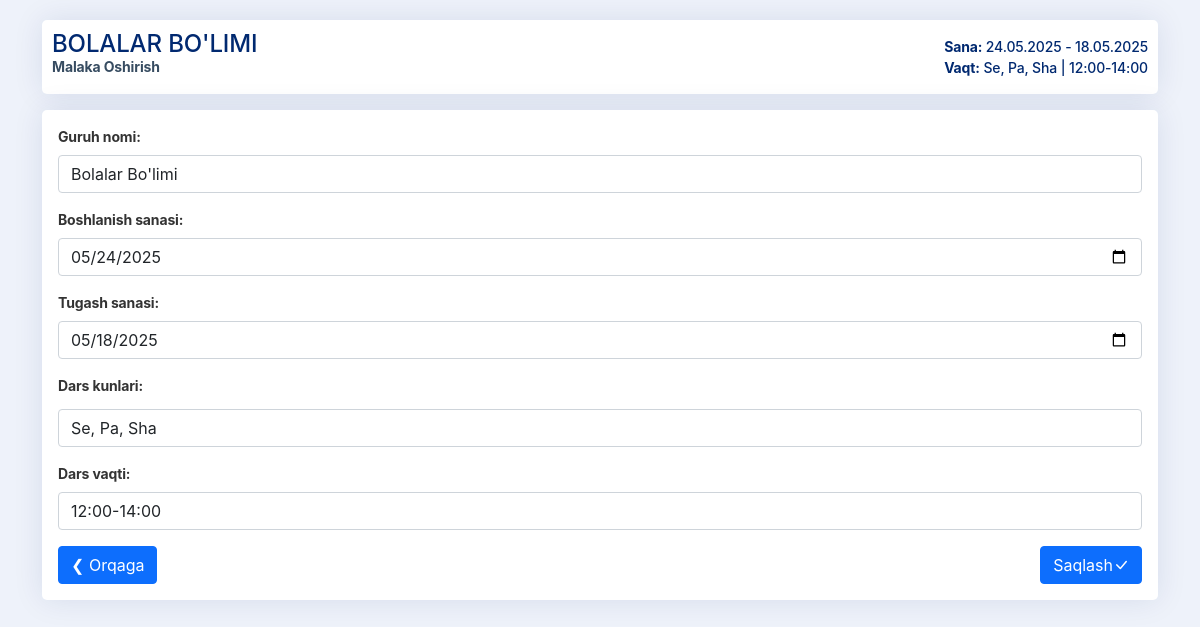
The app's page /guruh/27/tahrirlash/ with its own data.
### center/models.py (models this page shows, shortened)
class Group(models.Model):
    DAYS_CHOICES = [
        ('Du, Cho, Ju', 'Du, Cho, Ju'),
        ('Se, Pa, Sha', 'Se, Pa, Sha'),
    ]
    name = models.CharField(max_length=100)
    start_date = models.DateField()
    end_date = models.DateField(null=True, blank=True)
    days = models.CharField(max_length=50, choices=DAYS_CHOICES, blank=True, null=True)  # Dars kunlari
    time = models.CharField(max_length=20, blank=True, null=True)  # Dars vaqti
    is_archived = models.BooleanField(default=False)  # Arxivlangan guruh

### center/views.py (the view)
# urls.py: path('guruh/<int:group_id>/tahrirlash/', views.edit_group, name='edit_group'), # Tahrirlash
def edit_group(request, group_id):# Guruhni tahrirlash
    group = get_object_or_404(Group, id=group_id)
    if request.method == 'POST':
        form = GroupForm(request.POST, instance=group)
        if form.is_valid():
            form.save()
            messages.success(request, f"{group.name} guruhi muvaffaqiyatli tahrirlandi!")
            return redirect('group_detail', group_id=group.id)
    else:
        form = GroupForm(instance=group)
    return render(request, 'center/edit_group.html', {'form': form, 'group': group})

### center/forms.py
class GroupForm(forms.ModelForm):
    class Meta:
        model = Group
        fields = ['name', 'start_date', 'end_date', 'days', 'time']
        widgets = {
            'start_date': DateInput(format='%Y-%m-%d', attrs={'type': 'date', 'class': 'form-control'}),
            'end_date': DateInput(format='%Y-%m-%d', attrs={'type': 'date', 'class': 'form-control'}),
        }
    def __init__(self, *args, **kwargs):
        super().__init__(*args, **kwargs)
        if self.instance and self.instance.start_date:
            self.initial['start_date'] = self.instance.start_date.strftime('%Y-%m-%d')
        if self.instance and self.instance.end_date:
            self.initial['end_date'] = self.instance.end_date.strftime('%Y-%m-%d')

### center/templates/center/edit_group.html (shortened to what this page needs)
{% extends "center/base.html" %}
{% block content %}
{% load widget_tweaks %}
<div class="d-flex justify-content-between align-items-center flex-wrap page-title">
  <h4>
    {{ group.name }}
    <span>Malaka oshirish</span>
  </h4>
  <div>
    <strong>Sana:</strong> {{ group.start_date|date:"d.m.Y" }} -  {{ group.end_date|date:"d.m.Y" }}<br>
    <strong>Vaqt:</strong> {{ group.days }} | {{ group.time }} <br>
  </div>
</div>
<form method="post" class="mt-3 p-3 form-crm">
  <div class="mb-3">
    <label class="form-label" for="{{ form.name.id_for_label }}">Guruh nomi:</label>
    {{ form.name|add_class:"form-control" }}
  </div>
  <div class="mb-3">
    <label class="form-label" for="{{ form.start_date.id_for_label }}">Boshlanish sanasi:</label>
    {{ form.start_date|add_class:"form-control" }}
  </div>
  <div class="mb-3">
    <label class="form-label" for="{{ form.end_date.id_for_label }}">Tugash sanasi:</label>
    {{ form.end_date|add_class:"form-control" }}
  </div>
  <div class="mb-3">
    <label class="form-label" for="{{ form.days.id_for_label }}">Dars kunlari:</label>
    {{ form.days|add_class:"form-control" }}
  </div>
  <div class="mb-3">
    <label class="form-label" for="{{ form.time.id_for_label }}">Dars vaqti:</label>
    {{ form.time|add_class:"form-control" }}
  </div>
  <div class="d-flex justify-content-between mt-3">
    <a href="{% url 'group_detail' group.id %}">
      <button class="btn btn-primary" type="button">❮ Orqaga</button>
    </a>
    <button type="submit" class="btn btn-primary">Saqlash<i class="bi bi-check-lg"></i></button>
  </div>
</form>
{% endblock %}

### center/static/css/xxx.css (style rules this page uses)
body { font-family: -apple-system, BlinkMacSystemFont, "Segoe UI", Roboto, "Helvetica Neue", Arial, sans-serif; font-weight: 500; font-size: 14px; letter-spacing: -0.01em; background: rgb(238 242 250); padding: 20px 0px; color: #333; margin: 0; }
h4 { color: #012970; }
.page-title { background-color: #ffffff; padding: 10px; border-radius: 5px; box-shadow: 0px 0 30px rgba(1, 41, 112, 0.1); color: #012970; }
.page-title h4 { text-transform: uppercase; }
.page-title span { font-size: 14px; font-weight: bold; color: #374c61; text-transform: capitalize; display: block; }
.form-crm { background-color: #ffffff; border-radius: 5px; box-shadow: 0px 0 30px rgba(1, 41, 112, 0.1); }
input { padding: 10px; border: 1px solid #ccc; border-radius: 4px; width: 100%; }
label { font-weight: bold; }
select { padding: 10px; margin: 5px 0; border: 1px solid #ccc; border-radius: 4px; width: 100%; }
a { text-decoration: none; }

### records on screen
Group: name "BOLALAR BO'LIMI", start_date "24.05.2025", end_date "18.05.2025", days "Se, Pa, Sha", time "12:00-14:00", name "Bolalar Bo'limi", start_date "05/24/2025", end_date "05/18/2025"
